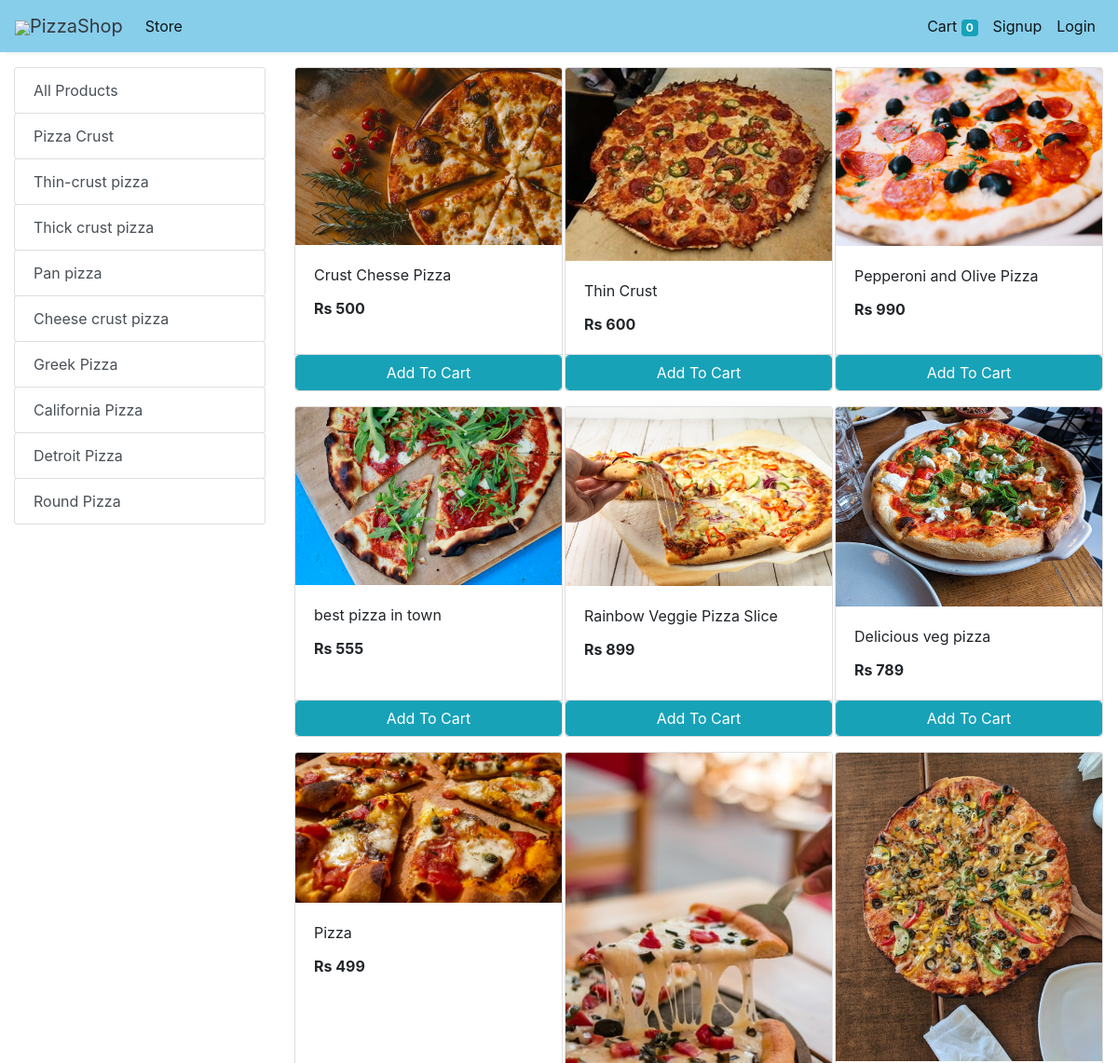
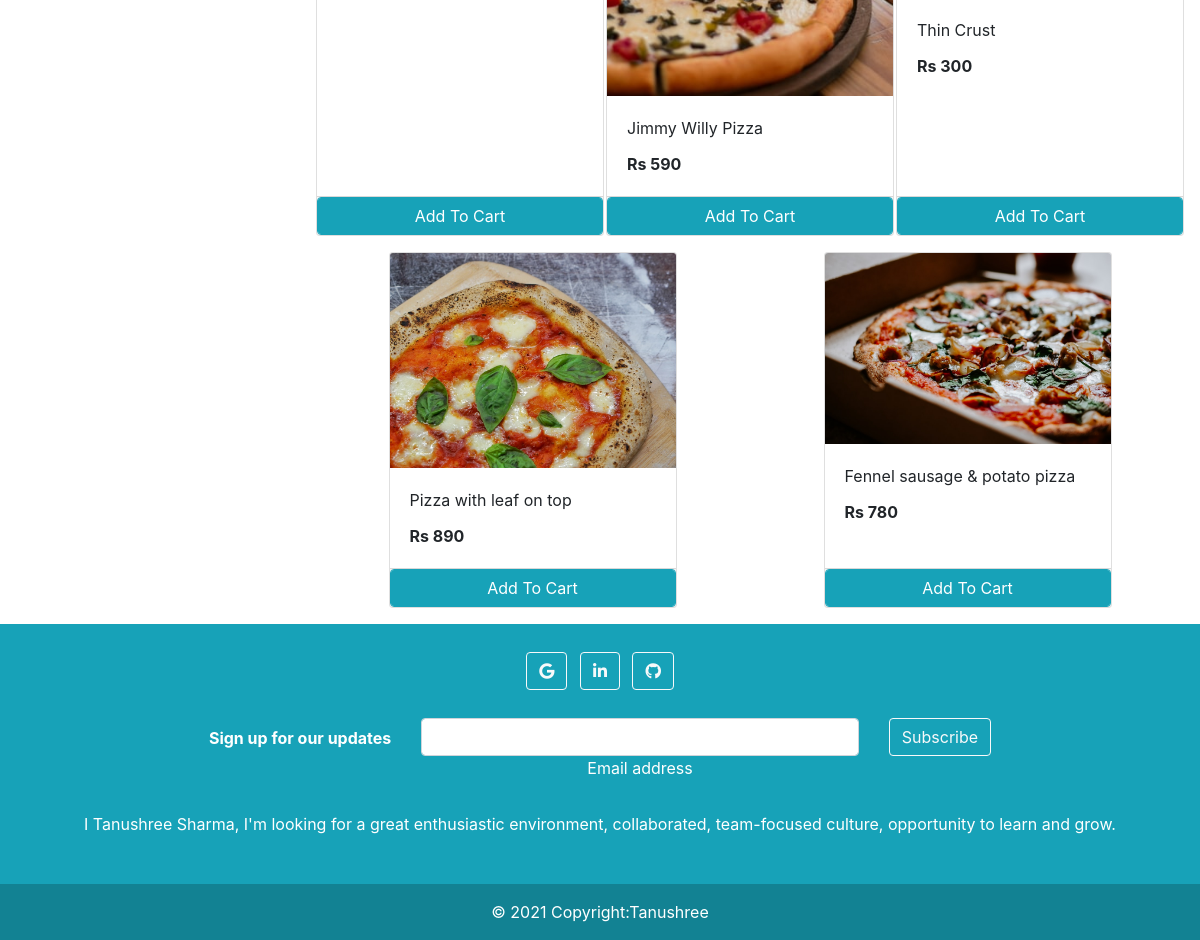
/store?category=13, run on the app's committed database (2 pictures, top to bottom).
### store/models/category.py (models this page shows, shortened)
class Category(models.Model):
    name= models.CharField(max_length=50)
    @staticmethod
    def get_all_categories():
        return Category.objects.all()

### store/models/product.py (models this page shows, shortened)
class Products(models.Model):
    name = models.CharField(max_length=60)
    price= models.IntegerField(default=0)
    category= models.ForeignKey(Category,on_delete=models.CASCADE,default=1 )
    description= models.CharField(max_length=250, default='', blank=True, null= True)
    image= models.ImageField(upload_to='uploads/products/')
    @staticmethod
    def get_all_products_by_categoryid(category_id):
        if category_id:
            return Products.objects.filter (category=category_id)
        else:
            return Products.get_all_products();

### store/views/home.py (the view)
# urls.py: path('' , include('store.urls'))
def store(request):
    cart = request.session.get('cart')
    if not cart:
        request.session['cart'] = {}
    products = None
    categories = Category.get_all_categories()
    categoryID = request.GET.get('category')
    if categoryID:
        products = Products.get_all_products_by_categoryid(categoryID)
    else:
        products = Products.get_all_products();
    data = {}
    data['products'] = products
    data['categories'] = categories
    print('you are : ', request.session.get('email'))
    return render(request, 'index.html', data)

### store/templatetags/cart.py (called while the page is built)
@register.filter (name='is_in_cart')
def is_in_cart(product, cart):
    keys = cart.keys ()
    for id in keys:
        if int (id) == product.id:
            return True
    return False;

### store/templatetags/custom_filter.py (called while the page is built)
@register.filter(name='currency')
def currency(number):
    return "Rs "+str(number)

### store/templates/index.html (shortened to what this page needs)
{% extends 'base.html' %}
{% block content %}
{% load cart %}
{% load custom_filter %}
<div class="container-fluid mt-3">
	<div class="row">
		<div class="col-lg-3 mx-auto">
			<div class="list-group">
				<a href="/" class="list-group-item list-group-item-action btn btn-outline-info">All Products</a>
				{% for category in categories %}
				<a href="/?category={{category.id}}"
					class="list-group-item list-group-item-action btn btn-outline-info">{{category.name}}</a>
				{% endfor %}
			</div>
		</div>
		<div id='products' class="col-lg-9 mx-auto">
			<div class="row mx-auto">
				{% for product in products %}
				<div class="card mx-auto mb-3" id={{product.id}} style="width: 18rem;">
					<img class="card-img-top" src="{{product.image.url}}" alt="Card image cap">
					<div class="card-body">
						<p class="card-title">{{product.name}}</p>
						<p class="card-text"><b>{{product.price|currency}}</b></p>
					</div>
					<div class="card-footer p-0 no-gutters">
						{% if product|is_in_cart:request.session.cart %}
						<div class="row no-gutters">
							<form action="/#{{product.id}}" class="col-2 " method="post">
								{% csrf_token %}
								<input hidden type="text" name='product' value='{{product.id}}'>
								<input hidden type="text" name='remove' value='True'>
								<input type="submit" value=" - " class="btn btn-block btn-info border-right">
							</form>
							<div class="text-center col btn btn-info">{{product|cart_quantity:request.session.cart}} in Cart</div>
							<form action="/#{{product.id}}" class="col-2 " method="post">
								{% csrf_token %}
								<input hidden type="text" name='product' value='{{product.id}}'>
								<input type="submit" value=" + " class="btn btn-block btn-info border-left">
							</form>
						</div>
						{% else %}
						<form action="/#{{product.id}}" method="POST" class="btn-block">
							<input type="submit" class="float-right btn btn-info form-control"
								value="Add To Cart">
						</form>
						{% endif %}
					</div>
				</div>
				{% endfor %}
			</div>
		</div>
	</div>
</div>
{% endblock %}

### data on the page
Category: name "Pizza Crust"
Category: name "Thin-crust pizza"
Category: name "Thick crust pizza"
Category: name "Pan pizza"
Category: name "Cheese crust pizza"
Category: name "Greek Pizza"
Category: name "California Pizza"
Category: name "Detroit Pizza"
Category: name "Round Pizza"
Products: image (picture), name "Crust Chesse Pizza", price "Rs 500"
Products: image (picture), name "Thin Crust", price "Rs 600"
Products: image (picture), name "Pepperoni and Olive Pizza", price "Rs 990"
Products: image (picture), name "best pizza in town", price "Rs 555"
Products: image (picture), name "Rainbow Veggie Pizza Slice", price "Rs 899"
Products: image (picture), name "Delicious veg pizza", price "Rs 789"
Products: image (picture), name "Pizza", price "Rs 499"
Products: image (picture), name "Jimmy Willy Pizza", price "Rs 590"
Products: image (picture), name "Thin Crust", price "Rs 300"
Products: image (picture), name "Pizza with leaf on top", price "Rs 890"
Products: image (picture), name "Fennel sausage & potato pizza", price "Rs 780"

### other printed values
{{ request.session.cart.keys|length }} "0"
